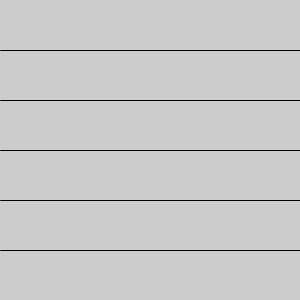
Frame 1 (no input)
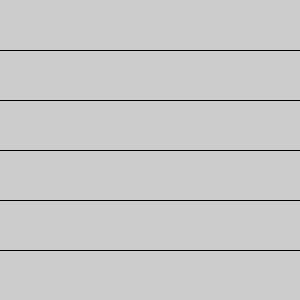
Frame 60 (the mouse pressed at the canvas centre just before this capture)
Frame 120 (the mouse held since frame 60 and released just before this capture): identical to frame 60, image omitted

The Processing sketch that drew these frames (run headless with seeded random() and noise(); from frame 60 on, the mouse is pressed at the canvas centre):

// Processing sketch: ex07_extend_01_b
// ── ex07_extend_01_b.pde
// for문: 평행선 그리기

void setup() {
  size(300, 300);
}

void draw() {
  int y = 50;
  for (; y < height;) {
    line(0, y, width, y);
    y += 50;
  }
}
